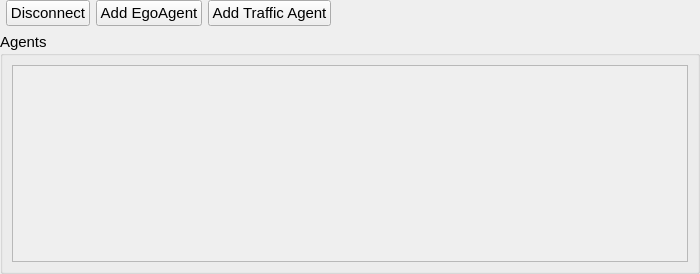
<?xml version="1.0" encoding="UTF-8"?>
<ui version="4.0">
 <class>Form</class>
 <widget class="QWidget" name="Form">
  <property name="geometry">
   <rect>
    <x>0</x>
    <y>0</y>
    <width>700</width>
    <height>274</height>
   </rect>
  </property>
  <property name="minimumSize">
   <size>
    <width>700</width>
    <height>0</height>
   </size>
  </property>
  <property name="windowTitle">
   <string>Form</string>
  </property>
  <layout class="QGridLayout" name="gridLayout_2">
   <property name="leftMargin">
    <number>0</number>
   </property>
   <property name="topMargin">
    <number>0</number>
   </property>
   <property name="rightMargin">
    <number>0</number>
   </property>
   <property name="bottomMargin">
    <number>0</number>
   </property>
   <item row="0" column="0">
    <layout class="QGridLayout" name="gridLayout_4">
     <item row="1" column="1">
      <widget class="QPushButton" name="btnDisconnect">
       <property name="sizePolicy">
        <sizepolicy hsizetype="Preferred" vsizetype="Fixed">
         <horstretch>0</horstretch>
         <verstretch>0</verstretch>
        </sizepolicy>
       </property>
       <property name="font">
        <font>
         <pointsize>11</pointsize>
        </font>
       </property>
       <property name="text">
        <string>Disconnect</string>
       </property>
      </widget>
     </item>
     <item row="2" column="0" colspan="5">
      <widget class="QGroupBox" name="groupVehicles">
       <property name="minimumSize">
        <size>
         <width>0</width>
         <height>240</height>
        </size>
       </property>
       <property name="font">
        <font>
         <pointsize>11</pointsize>
         <italic>false</italic>
        </font>
       </property>
       <property name="title">
        <string>Agents</string>
       </property>
       <property name="alignment">
        <set>Qt::AlignLeading|Qt::AlignLeft|Qt::AlignTop</set>
       </property>
       <layout class="QGridLayout" name="gridLayout_3">
        <item row="0" column="1">
         <widget class="QScrollArea" name="scrollArea">
          <property name="widgetResizable">
           <bool>true</bool>
          </property>
          <widget class="QWidget" name="scrollAreaWidgetContents">
           <property name="geometry">
            <rect>
             <x>0</x>
             <y>0</y>
             <width>676</width>
             <height>200</height>
            </rect>
           </property>
           <layout class="QGridLayout" name="gridLayout_5">
            <item row="0" column="0">
             <layout class="QVBoxLayout" name="layOut"/>
            </item>
            <item row="1" column="0">
             <spacer name="verticalSpacer">
              <property name="orientation">
               <enum>Qt::Vertical</enum>
              </property>
              <property name="sizeHint" stdset="0">
               <size>
                <width>20</width>
                <height>40</height>
               </size>
              </property>
             </spacer>
            </item>
           </layout>
          </widget>
         </widget>
        </item>
       </layout>
      </widget>
     </item>
     <item row="1" column="4">
      <spacer name="horizontalSpacer">
       <property name="orientation">
        <enum>Qt::Horizontal</enum>
       </property>
       <property name="sizeHint" stdset="0">
        <size>
         <width>40</width>
         <height>20</height>
        </size>
       </property>
      </spacer>
     </item>
     <item row="1" column="2">
      <widget class="QPushButton" name="btn_add_ego_agent">
       <property name="font">
        <font>
         <pointsize>11</pointsize>
        </font>
       </property>
       <property name="text">
        <string>Add EgoAgent</string>
       </property>
      </widget>
     </item>
     <item row="1" column="3">
      <widget class="QPushButton" name="btn_add_traffic_agent">
       <property name="font">
        <font>
         <pointsize>11</pointsize>
        </font>
       </property>
       <property name="text">
        <string>Add Traffic Agent</string>
       </property>
      </widget>
     </item>
    </layout>
   </item>
  </layout>
 </widget>
 <resources/>
 <connections/>
</ui>
